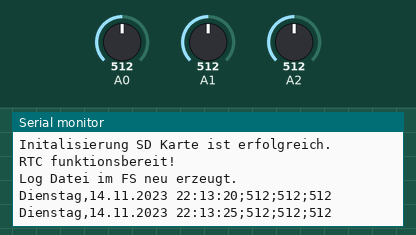
The sketch below on a simulated Arduino Uno, built with avr-gcc and run on an emulated ATmega328P. On the bench: the last lines printed to the serial monitor. Inputs (shaded band) come from the test bench; at power-on: A0 = 512, A1 = 512, A2 = 512. The local clock reads 2024-03-15 10:24:30 at power-on unless the sketch sets it; storage starts empty.

Above: at 5.8 s.
5.9 s: A0 set to 716
At 11.2 s:
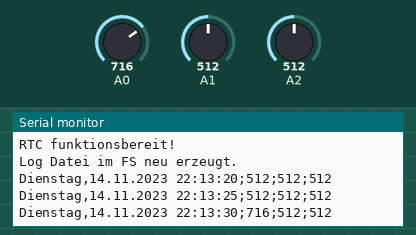
11.9 s: A1 set to 716
At 15.6 s:
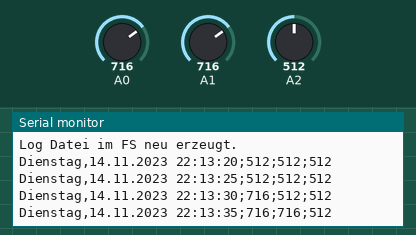
17.9 s: A2 set to 716
At 21.2 s:
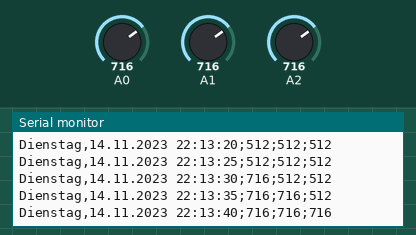
23.9 s: A0 set to 900
At 25.6 s:
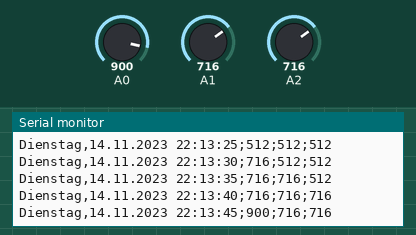
29.9 s: A1 set to 900
At 31.1 s:
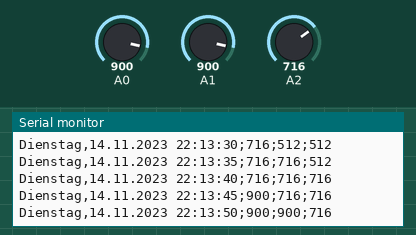
35.9 s: A2 set to 900
At 41.1 s:
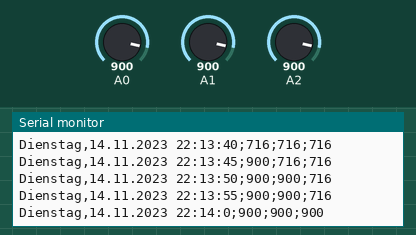
Timing chart, 0 to 42.6 s (numbered marks = the images above; inputs shaded):
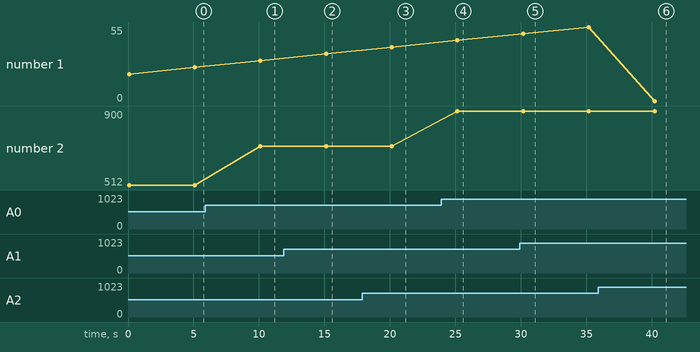

Measured:
- after the input at 5.9 s, the serial monitor: prints a new line after 4.2 s (image 1)
- after the input at 11.9 s, the serial monitor: prints a new line after 3.2 s (image 2)
- after the input at 17.9 s, the serial monitor: prints a new line after 2.2 s (image 3)
- after the input at 23.9 s, the serial monitor: prints a new line after 1.3 s (image 4)
- after the input at 29.9 s, the serial monitor: prints a new line after 0.27 s (image 5)
- after the input at 35.9 s, the serial monitor: prints a new line after 4.3 s (image 6)
- plotted number 2: 512 → 716 after the input at 5.9 s, 716 → 900 after the input at 23.9 s

The sketch:

sketch_sep21a.ino
```cpp
#include <SPI.h> // Einbinden der SD Bibliothek
#include <SD.h> // Einbinden der SD Bibliothek
#include <Wire.h> // Einbinden der SPI Bibliothek
#include "RTClib.h" // Einbinden der Adafruit DS1307 RTC Bibliothek
#define MeasureDelay 5000 // Pause in ms zwischen einzelnen Messungen
const String LogFileName = "/Daten.csv";
const int chipSelect = 10; // Für Datenlogger Modul am Arduino Uno so lassen
RTC_DS1307 rtc;
char daysOfTheWeek[7][12] = {"Sonntag", "Montag", "Dienstag", "Mittwoch", "Donnerstag", "Freitag", "Samstag"};
void setup(){
  Serial.begin(9600); // Öffne serielle Schnittsatelle
  while (!Serial) { // Warte auf seriellen Port
}
Serial.print("\nInitalisierung SD Karte ");
if (!SD.begin(chipSelect))
{
Serial.println("ist fehlgeschlagen!");
while (1);
}
Serial.println("ist erfolgreich.");
if (! rtc.begin())
{
Serial.println("RTC nicht an I2C Bus gefunden!");
while (1);
}
if (! rtc.isrunning())
{
Serial.println("RTC laueft nicht! Bitte initalisieren!");
while (1);
}
Serial.println("RTC funktionsbereit!");
if (!(SD.exists(LogFileName)))
{
rtc.adjust(DateTime(F(__DATE__), F(__TIME__)));
File LogFilePtr = SD.open(LogFileName,FILE_WRITE); // Datei zum Schreiben öffnen. Es kann jeweils nur 1 Datei
// gleichzeitig geschrieben werden !
if (LogFilePtr) // Wenn Datei zum schreiben bereit ist, schreibe Kopfzeile (Header) hinein
{
LogFilePtr.println("Zeitstempel;Wert Analogport 1;Wert Analogport 2;Wert Analogport 3");
Serial.println("Log Datei im FS neu erzeugt.");
LogFilePtr.close(); // Datei schließen
}
}
}
void loop(void)
{
DateTime now = rtc.now(); // Hole aktuelle Uhrzeit aus RTC
String dataString = ""; // erzeuge neuen Eintrag für CSV Datei
dataString = String(daysOfTheWeek[now.dayOfTheWeek()]) + "," + (String(now.day())) + "." + now.month();
dataString += String(".") + now.year() + " " + now.hour() +":" + now.minute()+ ":" + now.second()+ ";"; // Erzeuge
//Zeitstempel
// Lese die Werte der übriggebliebenen 3 Analogeingänge und füge sie dem String hinzu (A4 und A5 für I2C Bus
//genutzt)
for (int analogPin = 0; analogPin < 3; analogPin++)
{
int sensor = analogRead(analogPin);
dataString += String(sensor);
if (analogPin < 2)
{
dataString += ";";
}
}
File LogFilePtr = SD.open(LogFileName, FILE_WRITE); // Datei zum Schreiben öffnen.
if (LogFilePtr) // Wenn Datei zum schtreiben bereit ist, schreibe hinein
{
LogFilePtr.println(dataString);
LogFilePtr.close(); // Datei schließen
Serial.println(dataString); // Aus serieller schnittstelle auch ausgeben
}
else
{
Serial.println("Fehler beim oeffnen");
}
delay(MeasureDelay);
}
```
